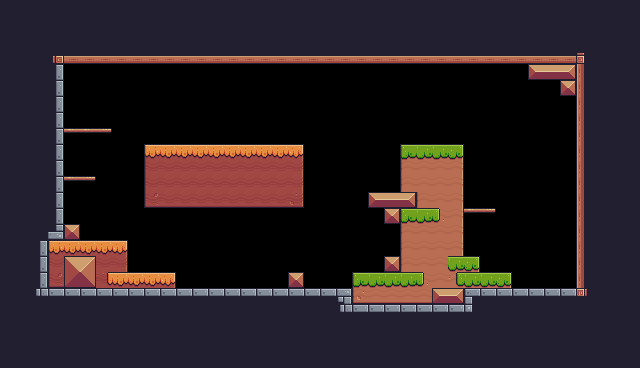

Rendered tile map (Tiled .tmx) drawn with the repository's tilesets; below, a short description and the full map source, tile grids included:
An orthogonal 40x23 tile map with 16x16 px tiles, 1 tile layer (Background) and 47 objects (17x Fruit, 4x Saw, 3x Platform, Player, Checkpoint).

<map version="1.10" tiledversion="1.10.2" orientation="orthogonal" renderorder="right-down" width="40" height="23" tilewidth="16" tileheight="16" infinite="0" nextlayerid="4" nextobjectid="59">
 <tileset firstgid="1" source="Pixel Adventure.tsx" />
 <layer id="1" name="Background" width="40" height="23">
  <properties>
   <property name="BackgroundColor" value="Yellow" />
  </properties>
  <data encoding="csv">
112,112,112,112,112,112,112,112,112,112,112,112,112,112,112,112,112,112,112,112,112,112,112,112,112,112,112,112,112,112,112,112,112,112,112,112,112,112,112,112,
112,112,112,112,112,112,112,112,112,112,112,112,112,112,112,112,112,112,112,112,112,112,112,112,112,112,112,112,112,112,112,112,112,112,112,112,112,112,112,112,
112,112,112,112,112,112,112,112,112,112,112,112,112,112,112,112,112,112,112,112,112,112,112,112,112,112,112,112,112,112,112,112,112,112,112,112,112,112,112,112,
112,112,112,92,134,134,134,134,134,134,134,134,134,134,134,134,134,134,134,134,134,134,134,134,134,134,134,134,134,134,134,134,134,134,134,134,93,112,112,112,
112,112,112,25,0,0,0,0,0,0,0,0,0,0,0,0,0,0,0,0,0,0,0,0,0,0,0,0,0,0,0,0,0,13,14,15,111,112,112,112,
112,112,112,25,0,0,0,0,0,0,0,0,0,0,0,0,0,0,0,0,0,0,0,0,0,0,0,0,0,0,0,0,0,0,0,35,111,112,112,112,
112,112,112,25,0,0,0,0,0,0,0,0,0,0,0,0,0,0,0,0,0,0,0,0,0,0,0,0,0,0,0,0,0,0,0,0,111,112,112,112,
112,112,112,25,0,0,0,0,0,0,0,0,0,0,0,0,0,0,0,0,0,0,0,0,0,0,0,0,0,0,0,0,0,0,0,0,111,112,112,112,
112,112,112,25,41,41,42,0,0,0,0,0,0,0,0,0,0,0,0,0,0,0,0,0,0,0,0,0,0,0,0,0,0,0,0,0,111,112,112,112,
112,112,112,25,0,0,0,0,0,95,96,96,96,96,96,96,96,96,97,0,0,0,0,0,0,7,8,8,9,0,0,0,0,0,0,0,111,112,112,112,
112,112,112,25,0,0,0,0,0,117,118,118,118,118,118,118,118,118,119,0,0,0,0,0,0,29,30,30,31,0,0,0,0,0,0,0,111,112,112,112,
112,112,112,25,41,42,0,0,0,117,118,118,118,118,118,118,118,118,119,0,0,0,0,0,0,29,30,30,31,0,0,0,0,0,0,0,111,112,112,112,
112,112,112,25,0,0,0,0,0,139,140,140,140,140,140,140,140,140,141,0,0,0,0,13,14,15,29,30,31,0,0,0,0,0,0,0,111,112,112,112,
112,112,112,25,0,0,0,0,0,0,0,0,0,0,0,0,0,0,0,0,0,0,0,0,35,7,8,33,31,41,42,0,0,0,0,0,111,112,112,112,
112,112,112,47,35,0,0,0,0,0,0,0,0,0,0,0,0,0,0,0,0,0,0,0,0,29,30,30,31,0,0,0,0,0,0,0,111,112,112,112,
112,112,25,95,96,96,96,97,0,0,0,0,0,0,0,0,0,0,0,0,0,0,0,0,0,29,30,30,31,0,0,0,0,0,0,0,111,112,112,112,
112,112,25,117,36,37,118,119,0,0,0,0,0,0,0,0,0,0,0,0,0,0,0,0,35,29,30,30,8,9,0,0,0,0,0,0,111,112,112,112,
112,112,25,139,58,59,120,96,96,96,97,0,0,0,0,0,0,0,35,0,0,0,7,8,8,8,33,30,32,8,8,9,0,0,0,0,111,112,112,112,
112,112,26,2,2,2,2,2,2,2,2,2,2,2,2,2,2,2,2,2,2,3,51,52,52,52,52,13,15,1,2,2,2,2,2,2,115,112,112,112,
112,112,112,112,112,112,112,112,112,112,112,112,112,112,112,112,112,112,112,112,112,26,2,2,2,2,2,2,2,27,112,112,112,112,112,112,112,112,112,112,
112,112,112,112,112,112,112,112,112,112,112,112,112,112,112,112,112,112,112,112,112,112,112,112,112,112,112,112,112,112,112,112,112,112,112,112,112,112,112,112,
112,112,112,112,112,112,112,112,112,112,112,112,112,112,112,112,112,112,112,112,112,112,112,112,112,112,112,112,112,112,112,112,112,112,112,112,112,112,112,112,
112,112,112,112,112,112,112,112,112,112,112,112,112,112,112,112,112,112,112,112,112,112,112,112,112,112,112,112,112,112,112,112,112,112,112,112,112,112,112,112
</data>
 </layer>
 <objectgroup id="2" name="Collisions">
  <object id="1" type="Platform" x="64" y="128" width="48" height="16" />
  <object id="2" type="Platform" x="64" y="176" width="32" height="16" />
  <object id="4" type="Platform" x="464" y="208" width="32" height="16" />
  <object id="5" x="144" y="144" width="160" height="64" />
  <object id="6" x="400" y="144" width="64" height="144" />
  <object id="7" x="464" y="256" width="16" height="32" />
  <object id="8" x="480" y="272" width="32" height="16" />
  <object id="9" x="384" y="256" width="16" height="16" />
  <object id="11" x="352" y="272" width="112" height="32" />
  <object id="12" x="368" y="192" width="32" height="16" />
  <object id="13" x="384" y="208" width="16" height="16" />
  <object id="14" x="288" y="272" width="16" height="16" />
  <object id="15" x="32" y="288" width="320" height="16" />
  <object id="16" x="336" y="304" width="144" height="16" />
  <object id="17" x="464" y="288" width="128" height="16" />
  <object id="18" x="576" y="48" width="16" height="240" />
  <object id="19" x="528" y="64" width="48" height="16" />
  <object id="20" x="560" y="80" width="16" height="16" />
  <object id="21" x="48" y="48" width="528" height="16" />
  <object id="22" x="48" y="64" width="16" height="176" />
  <object id="23" x="64" y="224" width="16" height="16" />
  <object id="24" x="48" y="240" width="80" height="48" />
  <object id="25" x="128" y="272" width="48" height="16" />
  <object id="28" x="32" y="240" width="16" height="48" />
 </objectgroup>
 <objectgroup id="3" name="Spawnpoints">
  <object id="29" name="Apple" type="Fruit" x="304" y="256" width="32" height="32" />
  <object id="30" name="Apple" type="Fruit" x="288" y="224" width="32" height="32" />
  <object id="31" name="Apple" type="Fruit" x="192" y="224" width="32" height="32" />
  <object id="32" name="Apple" type="Fruit" x="224" y="224" width="32" height="32" />
  <object id="33" name="Apple" type="Fruit" x="208" y="256" width="32" height="32" />
  <object id="34" name="Apple" type="Fruit" x="256" y="224" width="32" height="32" />
  <object id="35" name="Apple" type="Fruit" x="240" y="256" width="32" height="32" />
  <object id="36" name="Apple" type="Fruit" x="176" y="256" width="32" height="32" />
  <object id="37" name="Melon" type="Fruit" x="144" y="112" width="32" height="32" />
  <object id="38" name="Melon" type="Fruit" x="176" y="112" width="32" height="32" />
  <object id="39" name="Melon" type="Fruit" x="208" y="112" width="32" height="32" />
  <object id="40" name="Melon" type="Fruit" x="240" y="112" width="32" height="32" />
  <object id="41" name="Melon" type="Fruit" x="272" y="112" width="32" height="32" />
  <object id="42" name="Melon" type="Fruit" x="256" y="80" width="32" height="32" />
  <object id="43" name="Melon" type="Fruit" x="224" y="80" width="32" height="32" />
  <object id="44" name="Melon" type="Fruit" x="192" y="80" width="32" height="32" />
  <object id="45" name="Melon" type="Fruit" x="160" y="80" width="32" height="32" />
  <object id="47" type="Saw" x="416" y="96" width="32" height="32">
   <properties>
    <property name="isVertical" type="bool" value="true" />
    <property name="offNeg" type="float" value="3" />
    <property name="offPos" type="float" value="2" />
   </properties>
  </object>
  <object id="48" type="Saw" x="512" y="160" width="32" height="32">
   <properties>
    <property name="isVertical" type="bool" value="false" />
    <property name="offNeg" type="float" value="4" />
    <property name="offPos" type="float" value="3" />
   </properties>
  </object>
  <object id="50" name="Mask Dude" type="Player" x="80" y="208" width="32" height="32" />
  <object id="51" type="Saw" x="208" y="128" width="32" height="32">
   <properties>
    <property name="isVertical" type="bool" value="false" />
    <property name="offNeg" type="float" value="4" />
    <property name="offPos" type="float" value="4" />
   </properties>
  </object>
  <object id="52" type="Saw" x="208" y="192" width="32" height="32">
   <properties>
    <property name="isVertical" type="bool" value="false" />
    <property name="offNeg" type="float" value="4" />
    <property name="offPos" type="float" value="4" />
   </properties>
  </object>
  <object id="55" type="Checkpoint" x="512" y="224" width="64" height="64" />
 </objectgroup>
</map>
